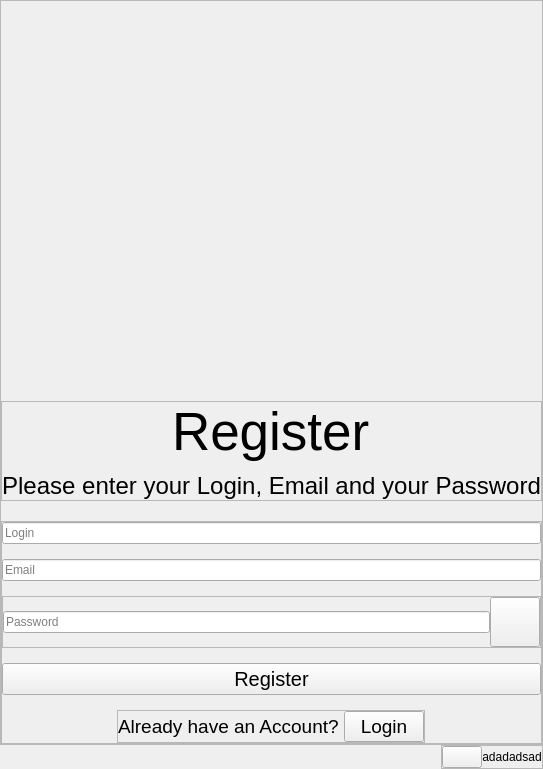
      <widget class="QWidget" name="registration">
       <layout class="QVBoxLayout" name="verticalLayout_13">
        <property name="spacing">
         <number>0</number>
        </property>
        <property name="leftMargin">
         <number>0</number>
        </property>
        <property name="topMargin">
         <number>0</number>
        </property>
        <property name="rightMargin">
         <number>0</number>
        </property>
        <property name="bottomMargin">
         <number>0</number>
        </property>
        <item alignment="Qt::AlignHCenter|Qt::AlignTop">
         <widget class="QFrame" name="registration_container">
          <property name="frameShape">
           <enum>QFrame::StyledPanel</enum>
          </property>
          <property name="frameShadow">
           <enum>QFrame::Raised</enum>
          </property>
          <layout class="QVBoxLayout" name="verticalLayout_10">
           <property name="spacing">
            <number>20</number>
           </property>
           <property name="leftMargin">
            <number>0</number>
           </property>
           <property name="topMargin">
            <number>400</number>
           </property>
           <property name="rightMargin">
            <number>0</number>
           </property>
           <property name="bottomMargin">
            <number>0</number>
           </property>
           <item>
            <widget class="QFrame" name="registration_texts">
             <property name="frameShape">
              <enum>QFrame::StyledPanel</enum>
             </property>
             <property name="frameShadow">
              <enum>QFrame::Raised</enum>
             </property>
             <layout class="QVBoxLayout" name="verticalLayout_11">
              <property name="spacing">
               <number>10</number>
              </property>
              <property name="leftMargin">
               <number>0</number>
              </property>
              <property name="topMargin">
               <number>0</number>
              </property>
              <property name="rightMargin">
               <number>0</number>
              </property>
              <property name="bottomMargin">
               <number>0</number>
              </property>
              <item alignment="Qt::AlignHCenter">
               <widget class="QLabel" name="registration_title">
                <property name="font">
                 <font>
                  <pointsize>40</pointsize>
                 </font>
                </property>
                <property name="text">
                 <string>Register</string>
                </property>
               </widget>
              </item>
              <item alignment="Qt::AlignHCenter">
               <widget class="QLabel" name="registration_subtext">
                <property name="font">
                 <font>
                  <pointsize>18</pointsize>
                 </font>
                </property>
                <property name="layoutDirection">
                 <enum>Qt::LeftToRight</enum>
                </property>
                <property name="text">
                 <string>Please enter your Login, Email and your Password</string>
                </property>
                <property name="alignment">
                 <set>Qt::AlignCenter</set>
                </property>
               </widget>
              </item>
             </layout>
            </widget>
           </item>
           <item>
            <widget class="QFrame" name="frame_5">
             <property name="frameShape">
              <enum>QFrame::StyledPanel</enum>
             </property>
             <property name="frameShadow">
              <enum>QFrame::Raised</enum>
             </property>
             <layout class="QVBoxLayout" name="verticalLayout_12">
              <property name="spacing">
               <number>15</number>
              </property>
              <property name="leftMargin">
               <number>0</number>
              </property>
              <property name="topMargin">
               <number>0</number>
              </property>
              <property name="rightMargin">
               <number>0</number>
              </property>
              <property name="bottomMargin">
               <number>0</number>
              </property>
              <item>
               <widget class="QLineEdit" name="registration_login_edit">
                <property name="minimumSize">
                 <size>
                  <width>460</width>
                  <height>0</height>
                 </size>
                </property>
                <property name="maximumSize">
                 <size>
                  <width>100000</width>
                  <height>16777215</height>
                 </size>
                </property>
                <property name="inputMask">
                 <string/>
                </property>
                <property name="frame">
                 <bool>true</bool>
                </property>
                <property name="placeholderText">
                 <string>Login</string>
                </property>
               </widget>
              </item>
              <item>
               <widget class="QLineEdit" name="registration_email_edit">
                <property name="minimumSize">
                 <size>
                  <width>460</width>
                  <height>0</height>
                 </size>
                </property>
                <property name="maximumSize">
                 <size>
                  <width>100000</width>
                  <height>16777215</height>
                 </size>
                </property>
                <property name="inputMask">
                 <string/>
                </property>
                <property name="frame">
                 <bool>true</bool>
                </property>
                <property name="placeholderText">
                 <string>Email</string>
                </property>
               </widget>
              </item>
              <item>
               <widget class="QFrame" name="frame_12">
                <property name="frameShape">
                 <enum>QFrame::StyledPanel</enum>
                </property>
                <property name="frameShadow">
                 <enum>QFrame::Raised</enum>
                </property>
                <layout class="QHBoxLayout" name="horizontalLayout_21">
                 <property name="spacing">
                  <number>0</number>
                 </property>
                 <property name="leftMargin">
                  <number>0</number>
                 </property>
                 <property name="topMargin">
                  <number>0</number>
                 </property>
                 <property name="rightMargin">
                  <number>0</number>
                 </property>
                 <property name="bottomMargin">
                  <number>0</number>
                 </property>
                 <item>
                  <widget class="QLineEdit" name="registration_password_edit">
                   <property name="inputMethodHints">
                    <set>Qt::ImhHiddenText|Qt::ImhNoAutoUppercase|Qt::ImhNoPredictiveText|Qt::ImhSensitiveData</set>
                   </property>
                   <property name="text">
                    <string/>
                   </property>
                   <property name="echoMode">
                    <enum>QLineEdit::Password</enum>
                   </property>
                   <property name="placeholderText">
                    <string>Password</string>
                   </property>
                  </widget>
                 </item>
                 <item alignment="Qt::AlignVCenter">
                  <widget class="QPushButton" name="registration_show_password">
                   <property name="minimumSize">
                    <size>
                     <width>50</width>
                     <height>50</height>
                    </size>
                   </property>
                   <property name="text">
                    <string/>
                   </property>
                   <property name="iconSize">
                    <size>
                     <width>42</width>
                     <height>42</height>
                    </size>
                   </property>
                  </widget>
                 </item>
                </layout>
               </widget>
              </item>
              <item>
               <widget class="QPushButton" name="registration_register_button">
                <property name="minimumSize">
                 <size>
                  <width>0</width>
                  <height>0</height>
                 </size>
                </property>
                <property name="maximumSize">
                 <size>
                  <width>16777215</width>
                  <height>16777215</height>
                 </size>
                </property>
                <property name="font">
                 <font>
                  <pointsize>15</pointsize>
                 </font>
                </property>
                <property name="text">
                 <string>Register</string>
                </property>
               </widget>
              </item>
              <item alignment="Qt::AlignHCenter">
               <widget class="QFrame" name="frame_6">
                <property name="frameShape">
                 <enum>QFrame::StyledPanel</enum>
                </property>
                <property name="frameShadow">
                 <enum>QFrame::Raised</enum>
                </property>
                <layout class="QHBoxLayout" name="horizontalLayout_3">
                 <property name="spacing">
                  <number>5</number>
                 </property>
                 <property name="leftMargin">
                  <number>0</number>
                 </property>
                 <property name="topMargin">
                  <number>0</number>
                 </property>
                 <property name="rightMargin">
                  <number>0</number>
                 </property>
                 <property name="bottomMargin">
                  <number>0</number>
                 </property>
                 <item>
                  <widget class="QLabel" name="registration_label">
                   <property name="font">
                    <font>
                     <pointsize>14</pointsize>
                    </font>
                   </property>
                   <property name="text">
                    <string>Already have an Account?</string>
                   </property>
                  </widget>
                 </item>
                 <item>
                  <widget class="QPushButton" name="registration_login_button">
                   <property name="font">
                    <font>
                     <pointsize>14</pointsize>
                    </font>
                   </property>
                   <property name="text">
                    <string>Login</string>
                   </property>
                  </widget>
                 </item>
                </layout>
               </widget>
              </item>
             </layout>
            </widget>
           </item>
          </layout>
         </widget>
        </item>
        <item alignment="Qt::AlignRight|Qt::AlignBottom">
         <widget class="QFrame" name="registration_error_container">
          <property name="frameShape">
           <enum>QFrame::StyledPanel</enum>
          </property>
          <property name="frameShadow">
           <enum>QFrame::Raised</enum>
          </property>
          <layout class="QHBoxLayout" name="horizontalLayout_7">
           <property name="spacing">
            <number>0</number>
           </property>
           <property name="leftMargin">
            <number>0</number>
           </property>
           <property name="topMargin">
            <number>0</number>
           </property>
           <property name="rightMargin">
            <number>0</number>
           </property>
           <property name="bottomMargin">
            <number>0</number>
           </property>
           <item alignment="Qt::AlignVCenter">
            <widget class="QPushButton" name="registration_error">
             <property name="text">
              <string/>
             </property>
             <property name="iconSize">
              <size>
               <width>48</width>
               <height>48</height>
              </size>
             </property>
            </widget>
           </item>
           <item>
            <widget class="QLabel" name="registration_error_label">
             <property name="maximumSize">
              <size>
               <width>16777215</width>
               <height>16777215</height>
              </size>
             </property>
             <property name="text">
              <string>adadadsad</string>
             </property>
             <property name="alignment">
              <set>Qt::AlignCenter</set>
             </property>
            </widget>
           </item>
          </layout>
         </widget>
        </item>
       </layout>
      </widget>
